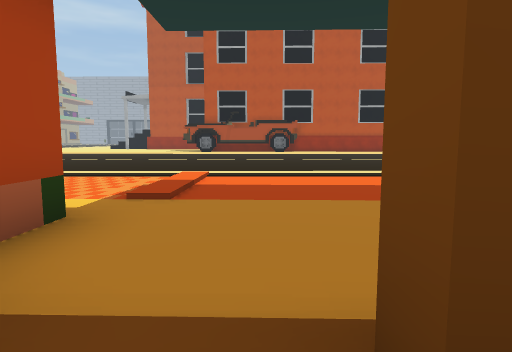
[1] (above)

24 first-person views from a walk through a 3-D level made in the Unity game engine. The camera is 1.2 m above the floor, tilts 6° down and sees 75° across. The floor is counted in squares, 2 m on a side. Each view is taken from the middle of a square. On the plan, view 1 faces up. The plan holds only what a view shows up to about 10 squares ahead; the rest is blank. The place goes on beyond the plan. The player character is not drawn. Some animated figures are left out. Some surface patterns are stand-ins.

[2]
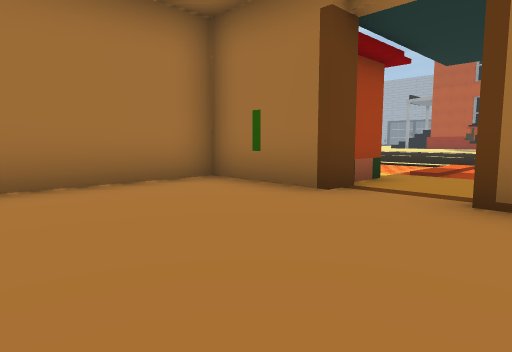

[3]
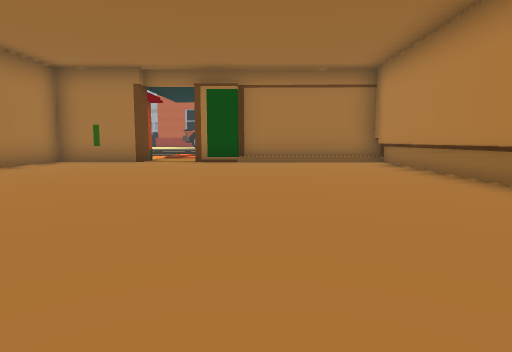

[4]
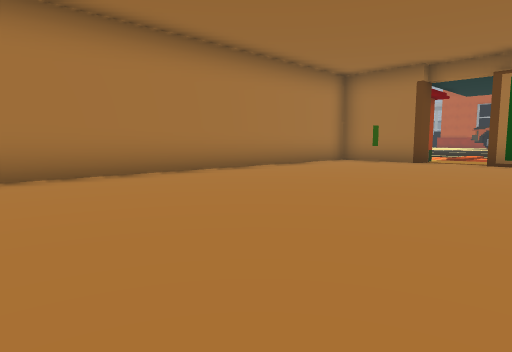

[5]
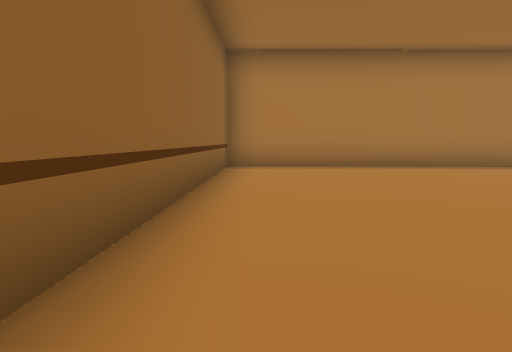

[6]
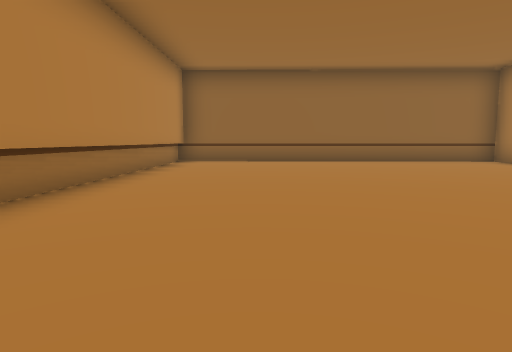

[7]
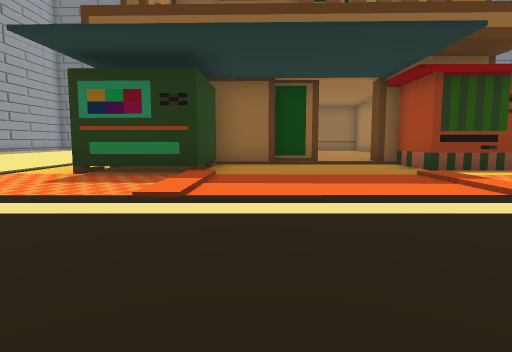

[8]
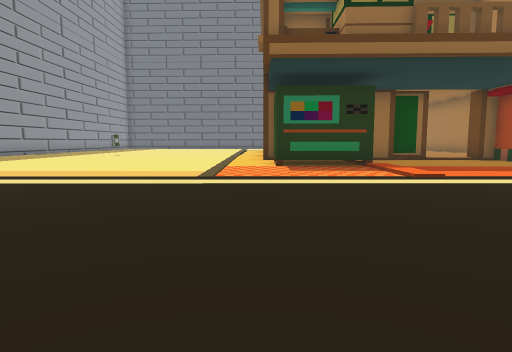

[9]
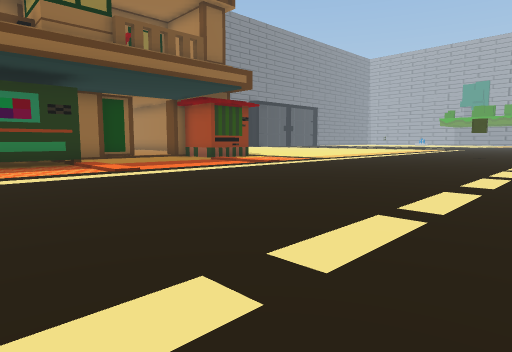

[10]
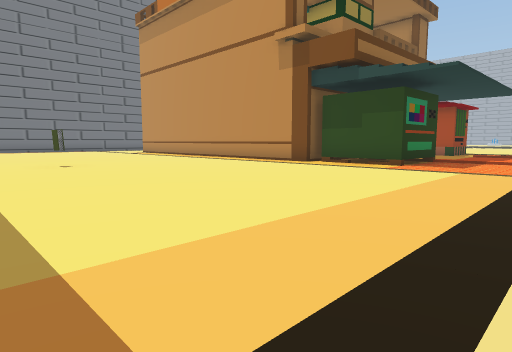

[11]
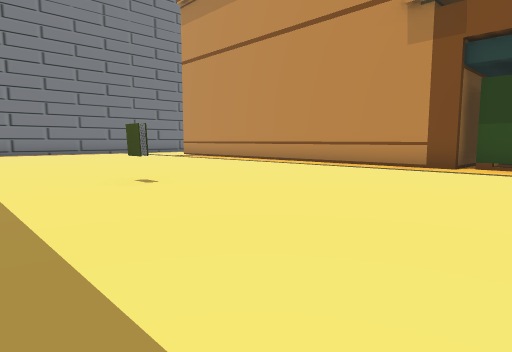

[12]
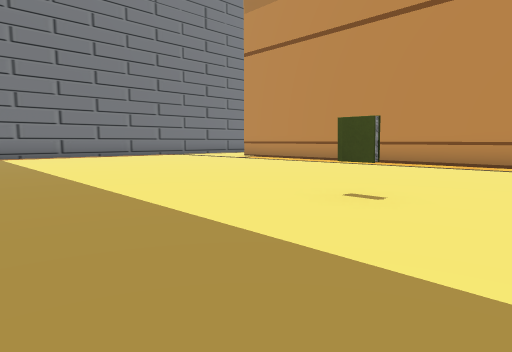

[13]
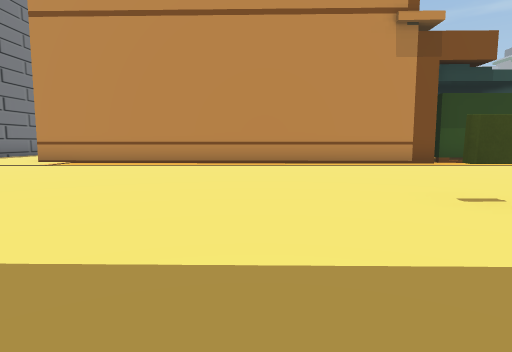

[14]
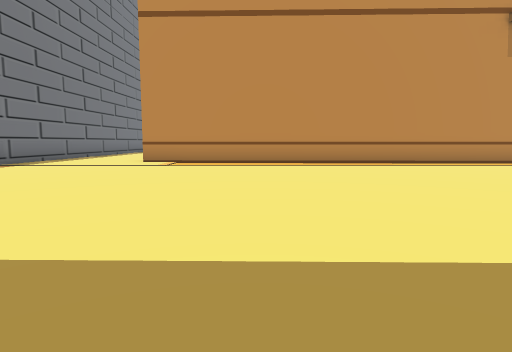

[15]
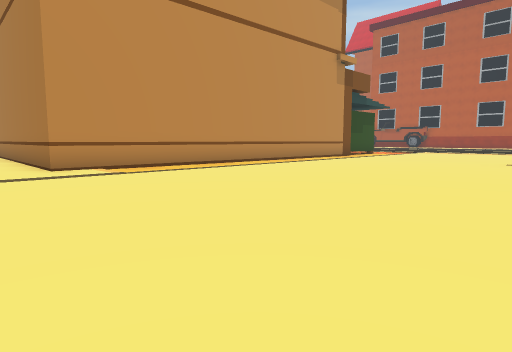

[16]
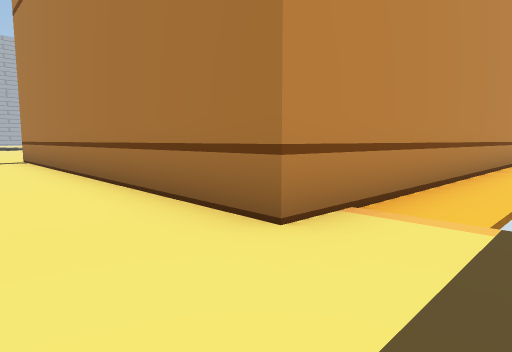

[17]
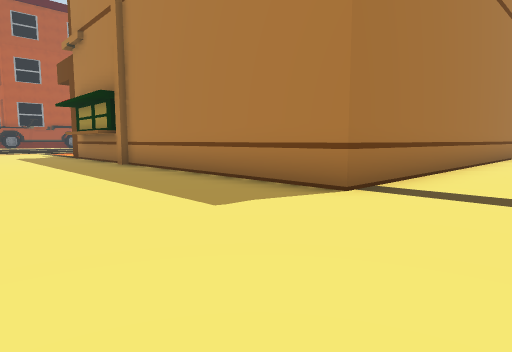

[18]
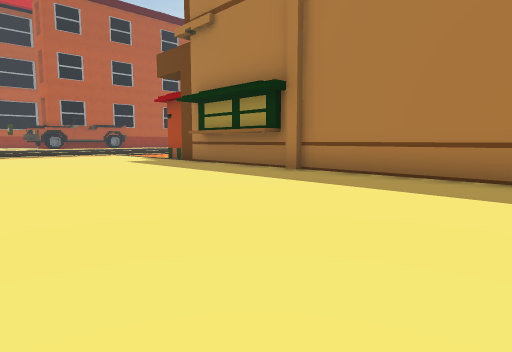

[19]
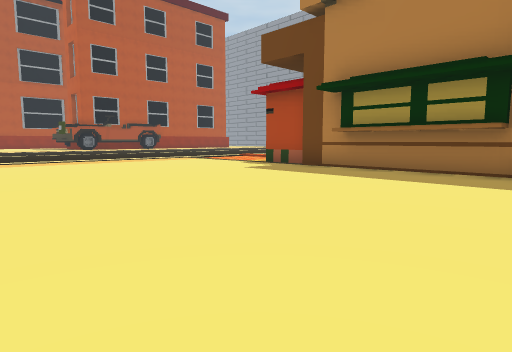

[20]
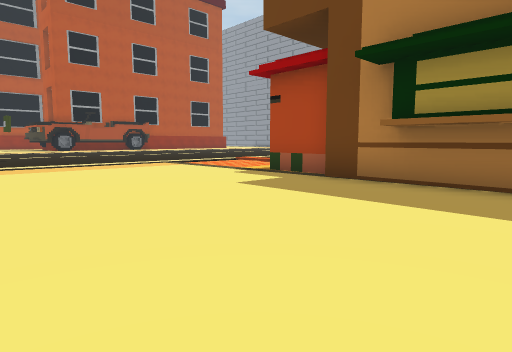

[21]
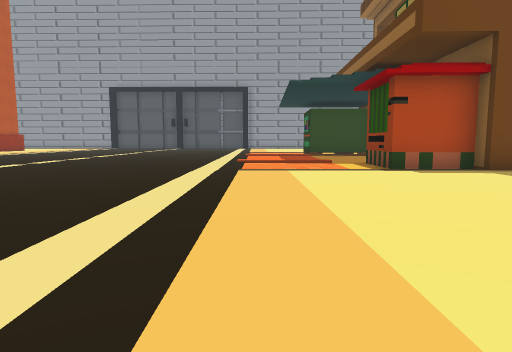

[22]
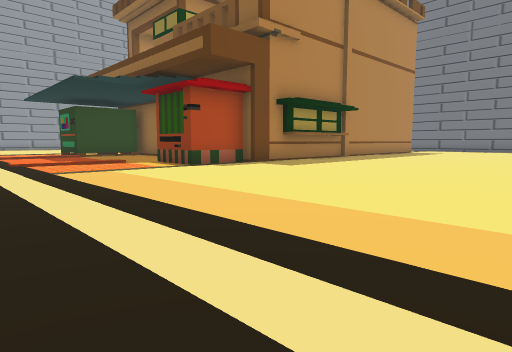

[23]
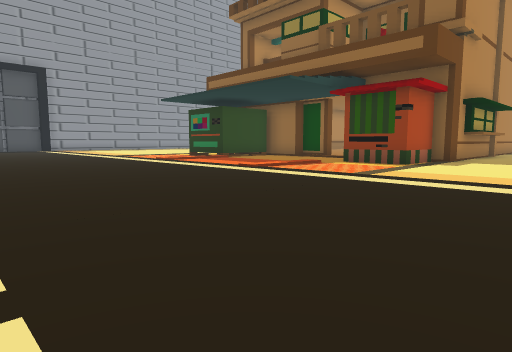

[24]
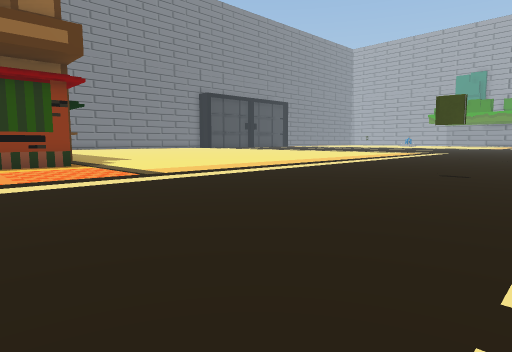

### Floor plan
Points are (right, up) in squares from view 1. A wall is a line through its corners. A room is listed if a view was taken in it or the views show most of it. See-through windows are left out.
Room 1 (views 1, 2, 3, 4, 5, 6)
walls: (1.5, 0.4) (0.3, 0.5); (-1.2, 0.5) (-3.6, 0.6) (-3.9, -9.7) (5.3, -9.9) (5.6, 0.6) (1.4, 0.7); (5.1, -9.9) (5.4, 0.6)
ways out: opening at (-0.5, 1) to room 2
Room 2 (views 7, 8, 9, 10, 11, 12, 13, 14, 15, 16, 17, 18, 19, 20, 21, 22, 23, 24)
walls: (3, 1.4) (3.1, 3.7) (5.5, 3.7) (5.4, 1.2); (1.4, 1) (5.8, 0.9) (5.5, -10.2) (-4.4, -10) (-4.3, -3.6); (0.3, 0.8) (1.5, 0.7); (-4.2, -3) (-4.8, -3) (-4.7, 0.1); (-4.2, -3.2) (-4.1, 1.2) (-3.6, 1.2) (-3.6, 3) (-1.7, 2.9) (-1.7, 1.1) (-1.2, 1.1) (-1.2, 0.5)
ways out: opening at (-0.5, 1) to room 1
objects: books (12, -2)

Where each view was taken, in squares from view 1:
view 1: 0 up, 0 right, facing up
view 2: 3 down, 1 right, facing up-left
view 3: 9 down, 2 right, facing up
view 4: 9 down, 2 right, facing up-left
view 5: 9 down, 4 right, facing left
view 6: 0 up, 3 right, facing down
view 7: 10 up, 2 right, facing down
view 8: 12 up, 6 right, facing down
view 9: 13 up, 6 right, facing down-left
view 10: 7 up, 14 right, facing down-left
view 11: 3 up, 14 right, facing down-left
view 12: 0 up, 15 right, facing down-left
view 13: 4 down, 15 right, facing left
view 14: 7 down, 15 right, facing left
view 15: 12 down, 13 right, facing up-left
view 16: 12 down, 7 right, facing up-left
view 17: 12 down, 8 left, facing up-right
view 18: 8 down, 10 left, facing up-right
view 19: 4 down, 11 left, facing up-right
view 20: 2 down, 9 left, facing up-right
view 21: 6 up, 11 left, facing right
view 22: 8 up, 11 left, facing down-right
view 23: 12 up, 7 left, facing down-right
view 24: 12 up, 1 left, facing down-left
